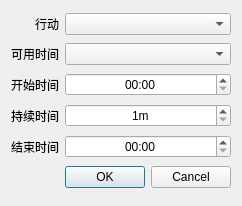
<?xml version="1.0" encoding="UTF-8"?>
<ui version="4.0">
 <class>TimePlanSettingDialog</class>
 <widget class="QDialog" name="TimePlanSettingDialog">
  <property name="geometry">
   <rect>
    <x>0</x>
    <y>0</y>
    <width>228</width>
    <height>206</height>
   </rect>
  </property>
  <property name="maximumSize">
   <size>
    <width>228</width>
    <height>206</height>
   </size>
  </property>
  <property name="windowTitle">
   <string>编辑时间规划</string>
  </property>
  <layout class="QGridLayout" name="gridLayout">
   <item row="0" column="0">
    <widget class="QLabel" name="label_3">
     <property name="text">
      <string>行动</string>
     </property>
     <property name="alignment">
      <set>Qt::AlignRight|Qt::AlignTrailing|Qt::AlignVCenter</set>
     </property>
    </widget>
   </item>
   <item row="4" column="0">
    <widget class="QLabel" name="label_2">
     <property name="text">
      <string>结束时间</string>
     </property>
    </widget>
   </item>
   <item row="4" column="1">
    <widget class="MyTimeEdit" name="endTimeEdit">
     <property name="alignment">
      <set>Qt::AlignCenter</set>
     </property>
     <property name="accelerated">
      <bool>true</bool>
     </property>
     <property name="currentSection">
      <enum>QDateTimeEdit::MinuteSection</enum>
     </property>
     <property name="displayFormat">
      <string>HH:mm</string>
     </property>
    </widget>
   </item>
   <item row="3" column="0">
    <widget class="QLabel" name="label_4">
     <property name="text">
      <string>持续时间</string>
     </property>
    </widget>
   </item>
   <item row="2" column="0">
    <widget class="QLabel" name="label">
     <property name="text">
      <string>开始时间</string>
     </property>
    </widget>
   </item>
   <item row="5" column="1">
    <widget class="QDialogButtonBox" name="buttonBox">
     <property name="orientation">
      <enum>Qt::Horizontal</enum>
     </property>
     <property name="standardButtons">
      <set>QDialogButtonBox::Cancel|QDialogButtonBox::Ok</set>
     </property>
    </widget>
   </item>
   <item row="0" column="1">
    <widget class="QComboBox" name="actionComboBox">
     <property name="minimumSize">
      <size>
       <width>133</width>
       <height>0</height>
      </size>
     </property>
    </widget>
   </item>
   <item row="2" column="1">
    <widget class="MyTimeEdit" name="startTimeEdit">
     <property name="alignment">
      <set>Qt::AlignCenter</set>
     </property>
     <property name="accelerated">
      <bool>true</bool>
     </property>
     <property name="currentSection">
      <enum>QDateTimeEdit::MinuteSection</enum>
     </property>
     <property name="displayFormat">
      <string>HH:mm</string>
     </property>
    </widget>
   </item>
   <item row="3" column="1">
    <widget class="QSpinBox" name="durationSpinBox">
     <property name="alignment">
      <set>Qt::AlignCenter</set>
     </property>
     <property name="accelerated">
      <bool>true</bool>
     </property>
     <property name="suffix">
      <string>m</string>
     </property>
     <property name="minimum">
      <number>1</number>
     </property>
     <property name="maximum">
      <number>1440</number>
     </property>
    </widget>
   </item>
   <item row="1" column="1">
    <widget class="QComboBox" name="unusedTimeComboBox"/>
   </item>
   <item row="1" column="0">
    <widget class="QLabel" name="label_5">
     <property name="text">
      <string>可用时间</string>
     </property>
     <property name="alignment">
      <set>Qt::AlignRight|Qt::AlignTrailing|Qt::AlignVCenter</set>
     </property>
    </widget>
   </item>
  </layout>
 </widget>
 <customwidgets>
  <customwidget>
   <class>MyTimeEdit</class>
   <extends>QTimeEdit</extends>
   <header location="global">mytimeedit.h</header>
  </customwidget>
 </customwidgets>
 <resources/>
 <connections>
  <connection>
   <sender>buttonBox</sender>
   <signal>accepted()</signal>
   <receiver>TimePlanSettingDialog</receiver>
   <slot>accept()</slot>
   <hints>
    <hint type="sourcelabel">
     <x>248</x>
     <y>254</y>
    </hint>
    <hint type="destinationlabel">
     <x>157</x>
     <y>274</y>
    </hint>
   </hints>
  </connection>
  <connection>
   <sender>buttonBox</sender>
   <signal>rejected()</signal>
   <receiver>TimePlanSettingDialog</receiver>
   <slot>reject()</slot>
   <hints>
    <hint type="sourcelabel">
     <x>316</x>
     <y>260</y>
    </hint>
    <hint type="destinationlabel">
     <x>286</x>
     <y>274</y>
    </hint>
   </hints>
  </connection>
 </connections>
</ui>
